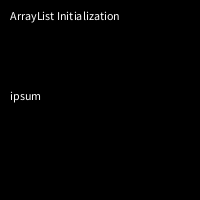
Frame 1 (no input)
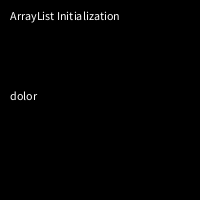
Frame 60 (the mouse pressed at the canvas centre just before this capture)
Frame 120 (the mouse held since frame 60 and released just before this capture): identical to frame 1, image omitted

The Processing sketch that drew these frames (run headless with seeded random() and noise(); from frame 60 on, the mouse is pressed at the canvas centre):

// Processing sketch: ArrayList_Initialization
// ── ArrayList_Initialization.pde
/**
 * ArrayList Initialization
 * 2016-10-06 Jeremy Douglass
 * https:// forum.processing.org/two/discussion/18439/is-there-a-more-efficient-way-to-set-up-a-large-arraylist-than-adding-one-item-at-a-time#latest
 * For discussion see http:// stackoverflow.com/questions/1005073/initialization-of-an-arraylist-in-one-line/3676539#3676539
 **/

ArrayList<String> strings = new ArrayList<String>(java.util.Arrays.asList(
  "Lorem", "ipsum", "dolor", "sit", "amet", "consectetur",
  "adipiscing", "elit", "sed", "do", "eiusmod", "tempor",
  "incididunt", "ut", "labore", "et", "dolore", "magna", "aliqua."
));

void setup(){
  size(200,200);
  for(String s : strings){
    print(s+' ');
  }
}
void draw(){
  background(0);
  text("ArrayList Initialization",10,20);
  text(strings.get(second()%strings.size()),10,height/2);
}
